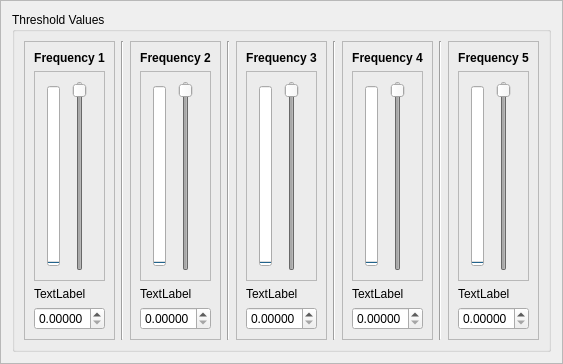
       <widget class="QFrame" name="frame_14">
        <property name="maximumSize">
         <size>
          <width>550</width>
          <height>16777215</height>
         </size>
        </property>
        <property name="frameShape">
         <enum>QFrame::StyledPanel</enum>
        </property>
        <property name="frameShadow">
         <enum>QFrame::Raised</enum>
        </property>
        <layout class="QGridLayout" name="gridLayout_18">
         <item row="0" column="0">
          <widget class="QGroupBox" name="m_GroupBox_Threshold">
           <property name="sizePolicy">
            <sizepolicy hsizetype="Fixed" vsizetype="Fixed">
             <horstretch>0</horstretch>
             <verstretch>0</verstretch>
            </sizepolicy>
           </property>
           <property name="title">
            <string>Threshold Values</string>
           </property>
           <layout class="QHBoxLayout" name="horizontalLayout_9">
            <item>
             <widget class="QFrame" name="frame">
              <property name="frameShape">
               <enum>QFrame::StyledPanel</enum>
              </property>
              <property name="frameShadow">
               <enum>QFrame::Raised</enum>
              </property>
              <layout class="QGridLayout" name="gridLayout_7">
               <item row="0" column="0">
                <widget class="QLabel" name="m_Label_Frequency1">
                 <property name="sizePolicy">
                  <sizepolicy hsizetype="Expanding" vsizetype="Preferred">
                   <horstretch>0</horstretch>
                   <verstretch>0</verstretch>
                  </sizepolicy>
                 </property>
                 <property name="font">
                  <font>
                   <weight>75</weight>
                   <bold>true</bold>
                  </font>
                 </property>
                 <property name="text">
                  <string>Frequency 1</string>
                 </property>
                 <property name="alignment">
                  <set>Qt::AlignCenter</set>
                 </property>
                </widget>
               </item>
               <item row="3" column="0">
                <widget class="QDoubleSpinBox" name="m_DoubleSpinBox_Threshold1">
                 <property name="decimals">
                  <number>5</number>
                 </property>
                 <property name="maximum">
                  <double>1.000000000000000</double>
                 </property>
                 <property name="singleStep">
                  <double>0.001000000000000</double>
                 </property>
                </widget>
               </item>
               <item row="1" column="0">
                <widget class="QFrame" name="frame_2">
                 <property name="frameShape">
                  <enum>QFrame::StyledPanel</enum>
                 </property>
                 <property name="frameShadow">
                  <enum>QFrame::Raised</enum>
                 </property>
                 <layout class="QGridLayout" name="gridLayout_5">
                  <item row="1" column="2">
                   <widget class="QSlider" name="m_VerticalSlider_Threshold1">
                    <property name="enabled">
                     <bool>false</bool>
                    </property>
                    <property name="sizePolicy">
                     <sizepolicy hsizetype="Fixed" vsizetype="Fixed">
                      <horstretch>0</horstretch>
                      <verstretch>0</verstretch>
                     </sizepolicy>
                    </property>
                    <property name="minimumSize">
                     <size>
                      <width>21</width>
                      <height>190</height>
                     </size>
                    </property>
                    <property name="maximumSize">
                     <size>
                      <width>21</width>
                      <height>190</height>
                     </size>
                    </property>
                    <property name="maximum">
                     <number>100</number>
                    </property>
                    <property name="value">
                     <number>99</number>
                    </property>
                    <property name="orientation">
                     <enum>Qt::Vertical</enum>
                    </property>
                   </widget>
                  </item>
                  <item row="1" column="0">
                   <widget class="QProgressBar" name="m_ProgressBar_Threshold1">
                    <property name="minimumSize">
                     <size>
                      <width>13</width>
                      <height>180</height>
                     </size>
                    </property>
                    <property name="maximumSize">
                     <size>
                      <width>13</width>
                      <height>180</height>
                     </size>
                    </property>
                    <property name="minimum">
                     <number>0</number>
                    </property>
                    <property name="maximum">
                     <number>100</number>
                    </property>
                    <property name="value">
                     <number>0</number>
                    </property>
                    <property name="textVisible">
                     <bool>false</bool>
                    </property>
                    <property name="orientation">
                     <enum>Qt::Vertical</enum>
                    </property>
                    <property name="invertedAppearance">
                     <bool>false</bool>
                    </property>
                   </widget>
                  </item>
                 </layout>
                </widget>
               </item>
               <item row="2" column="0">
                <widget class="QLabel" name="m_Label_SSVEP1">
                 <property name="text">
                  <string>TextLabel</string>
                 </property>
                </widget>
               </item>
              </layout>
             </widget>
            </item>
            <item>
             <widget class="Line" name="m_Line">
              <property name="orientation">
               <enum>Qt::Vertical</enum>
              </property>
             </widget>
            </item>
            <item>
             <widget class="QFrame" name="frame_3">
              <property name="frameShape">
               <enum>QFrame::StyledPanel</enum>
              </property>
              <property name="frameShadow">
               <enum>QFrame::Raised</enum>
              </property>
              <layout class="QGridLayout" name="gridLayout_8">
               <item row="1" column="0">
                <widget class="QFrame" name="frame_4">
                 <property name="frameShape">
                  <enum>QFrame::StyledPanel</enum>
                 </property>
                 <property name="frameShadow">
                  <enum>QFrame::Raised</enum>
                 </property>
                 <layout class="QHBoxLayout" name="horizontalLayout_5">
                  <item>
                   <widget class="QProgressBar" name="m_ProgressBar_Threshold2">
                    <property name="minimumSize">
                     <size>
                      <width>13</width>
                      <height>180</height>
                     </size>
                    </property>
                    <property name="maximumSize">
                     <size>
                      <width>13</width>
                      <height>180</height>
                     </size>
                    </property>
                    <property name="minimum">
                     <number>0</number>
                    </property>
                    <property name="maximum">
                     <number>100</number>
                    </property>
                    <property name="value">
                     <number>0</number>
                    </property>
                    <property name="orientation">
                     <enum>Qt::Vertical</enum>
                    </property>
                    <property name="invertedAppearance">
                     <bool>false</bool>
                    </property>
                   </widget>
                  </item>
                  <item>
                   <widget class="QSlider" name="m_VerticalSlider_Threshold2">
                    <property name="enabled">
                     <bool>false</bool>
                    </property>
                    <property name="sizePolicy">
                     <sizepolicy hsizetype="Fixed" vsizetype="Fixed">
                      <horstretch>0</horstretch>
                      <verstretch>0</verstretch>
                     </sizepolicy>
                    </property>
                    <property name="minimumSize">
                     <size>
                      <width>21</width>
                      <height>190</height>
                     </size>
                    </property>
                    <property name="maximumSize">
                     <size>
                      <width>21</width>
                      <height>190</height>
                     </size>
                    </property>
                    <property name="maximum">
                     <number>100</number>
                    </property>
                    <property name="value">
                     <number>99</number>
                    </property>
                    <property name="orientation">
                     <enum>Qt::Vertical</enum>
                    </property>
                   </widget>
                  </item>
                 </layout>
                </widget>
               </item>
               <item row="0" column="0">
                <widget class="QLabel" name="m_Label_Frequency2">
                 <property name="font">
                  <font>
                   <weight>75</weight>
                   <bold>true</bold>
                  </font>
                 </property>
                 <property name="text">
                  <string>Frequency 2</string>
                 </property>
                 <property name="alignment">
                  <set>Qt::AlignCenter</set>
                 </property>
                </widget>
               </item>
               <item row="3" column="0">
                <widget class="QDoubleSpinBox" name="m_DoubleSpinBox_Threshold2">
                 <property name="decimals">
                  <number>5</number>
                 </property>
                 <property name="maximum">
                  <double>1.000000000000000</double>
                 </property>
                 <property name="singleStep">
                  <double>0.001000000000000</double>
                 </property>
                </widget>
               </item>
               <item row="2" column="0">
                <widget class="QLabel" name="m_Label_SSVEP2">
                 <property name="text">
                  <string>TextLabel</string>
                 </property>
                </widget>
               </item>
              </layout>
             </widget>
            </item>
            <item>
             <widget class="Line" name="m_Line_2">
              <property name="orientation">
               <enum>Qt::Vertical</enum>
              </property>
             </widget>
            </item>
            <item>
             <widget class="QFrame" name="frame_5">
              <property name="frameShape">
               <enum>QFrame::StyledPanel</enum>
              </property>
              <property name="frameShadow">
               <enum>QFrame::Raised</enum>
              </property>
              <layout class="QGridLayout" name="gridLayout_9">
               <item row="0" column="0">
                <widget class="QLabel" name="m_Label_Frequency3">
                 <property name="font">
                  <font>
                   <weight>75</weight>
                   <bold>true</bold>
                  </font>
                 </property>
                 <property name="text">
                  <string>Frequency 3</string>
                 </property>
                 <property name="alignment">
                  <set>Qt::AlignCenter</set>
                 </property>
                </widget>
               </item>
               <item row="3" column="0">
                <widget class="QDoubleSpinBox" name="m_DoubleSpinBox_Threshold3">
                 <property name="decimals">
                  <number>5</number>
                 </property>
                 <property name="maximum">
                  <double>1.000000000000000</double>
                 </property>
                 <property name="singleStep">
                  <double>0.001000000000000</double>
                 </property>
                </widget>
               </item>
               <item row="2" column="0">
                <widget class="QLabel" name="m_Label_SSVEP3">
                 <property name="text">
                  <string>TextLabel</string>
                 </property>
                </widget>
               </item>
               <item row="1" column="0">
                <widget class="QFrame" name="frame_6">
                 <property name="frameShape">
                  <enum>QFrame::StyledPanel</enum>
                 </property>
                 <property name="frameShadow">
                  <enum>QFrame::Raised</enum>
                 </property>
                 <layout class="QHBoxLayout" name="horizontalLayout_6">
                  <item>
                   <widget class="QProgressBar" name="m_ProgressBar_Threshold3">
                    <property name="minimumSize">
                     <size>
                      <width>13</width>
                      <height>180</height>
                     </size>
                    </property>
                    <property name="maximumSize">
                     <size>
                      <width>13</width>
                      <height>180</height>
                     </size>
                    </property>
                    <property name="minimum">
                     <number>0</number>
                    </property>
                    <property name="maximum">
                     <number>100</number>
                    </property>
                    <property name="value">
                     <number>0</number>
                    </property>
                    <property name="orientation">
                     <enum>Qt::Vertical</enum>
                    </property>
                    <property name="invertedAppearance">
                     <bool>false</bool>
                    </property>
                   </widget>
                  </item>
                  <item>
                   <widget class="QSlider" name="m_VerticalSlider_Threshold3">
                    <property name="enabled">
                     <bool>false</bool>
                    </property>
                    <property name="sizePolicy">
                     <sizepolicy hsizetype="Fixed" vsizetype="Fixed">
                      <horstretch>0</horstretch>
                      <verstretch>0</verstretch>
                     </sizepolicy>
                    </property>
                    <property name="minimumSize">
                     <size>
                      <width>21</width>
                      <height>190</height>
                     </size>
                    </property>
                    <property name="maximumSize">
                     <size>
                      <width>21</width>
                      <height>190</height>
                     </size>
                    </property>
                    <property name="maximum">
                     <number>100</number>
                    </property>
                    <property name="value">
                     <number>99</number>
                    </property>
                    <property name="orientation">
                     <enum>Qt::Vertical</enum>
                    </property>
                   </widget>
                  </item>
                 </layout>
                </widget>
               </item>
              </layout>
             </widget>
            </item>
            <item>
             <widget class="Line" name="m_Line_3">
              <property name="orientation">
               <enum>Qt::Vertical</enum>
              </property>
             </widget>
            </item>
            <item>
             <widget class="QFrame" name="frame_7">
              <property name="frameShape">
               <enum>QFrame::StyledPanel</enum>
              </property>
              <property name="frameShadow">
               <enum>QFrame::Raised</enum>
              </property>
              <layout class="QGridLayout" name="gridLayout_10">
               <item row="0" column="0">
                <widget class="QLabel" name="m_Label_Frequency4">
                 <property name="font">
                  <font>
                   <weight>75</weight>
                   <bold>true</bold>
                  </font>
                 </property>
                 <property name="text">
                  <string>Frequency 4</string>
                 </property>
                 <property name="alignment">
                  <set>Qt::AlignCenter</set>
                 </property>
                </widget>
               </item>
               <item row="1" column="0">
                <widget class="QFrame" name="frame_8">
                 <property name="frameShape">
                  <enum>QFrame::StyledPanel</enum>
                 </property>
                 <property name="frameShadow">
                  <enum>QFrame::Raised</enum>
                 </property>
                 <layout class="QHBoxLayout" name="horizontalLayout_7">
                  <item>
                   <widget class="QProgressBar" name="m_ProgressBar_Threshold4">
                    <property name="minimumSize">
                     <size>
                      <width>13</width>
                      <height>180</height>
                     </size>
                    </property>
                    <property name="maximumSize">
                     <size>
                      <width>13</width>
                      <height>180</height>
                     </size>
                    </property>
                    <property name="minimum">
                     <number>0</number>
                    </property>
                    <property name="maximum">
                     <number>100</number>
                    </property>
                    <property name="value">
                     <number>0</number>
                    </property>
                    <property name="orientation">
                     <enum>Qt::Vertical</enum>
                    </property>
                    <property name="invertedAppearance">
                     <bool>false</bool>
                    </property>
                   </widget>
                  </item>
                  <item>
                   <widget class="QSlider" name="m_VerticalSlider_Threshold4">
                    <property name="enabled">
                     <bool>false</bool>
                    </property>
                    <property name="sizePolicy">
                     <sizepolicy hsizetype="Fixed" vsizetype="Fixed">
                      <horstretch>0</horstretch>
                      <verstretch>0</verstretch>
                     </sizepolicy>
                    </property>
                    <property name="minimumSize">
                     <size>
                      <width>21</width>
                      <height>190</height>
                     </size>
                    </property>
                    <property name="maximumSize">
                     <size>
                      <width>21</width>
                      <height>190</height>
                     </size>
                    </property>
                    <property name="maximum">
                     <number>100</number>
                    </property>
                    <property name="value">
                     <number>99</number>
                    </property>
                    <property name="orientation">
                     <enum>Qt::Vertical</enum>
                    </property>
                   </widget>
                  </item>
                 </layout>
                </widget>
               </item>
               <item row="3" column="0">
                <widget class="QDoubleSpinBox" name="m_DoubleSpinBox_Threshold4">
                 <property name="decimals">
                  <number>5</number>
                 </property>
                 <property name="maximum">
                  <double>1.000000000000000</double>
                 </property>
                 <property name="singleStep">
                  <double>0.001000000000000</double>
                 </property>
                </widget>
               </item>
               <item row="2" column="0">
                <widget class="QLabel" name="m_Label_SSVEP4">
                 <property name="text">
                  <string>TextLabel</string>
                 </property>
                </widget>
               </item>
              </layout>
             </widget>
            </item>
            <item>
             <widget class="Line" name="m_Line_4">
              <property name="orientation">
               <enum>Qt::Vertical</enum>
              </property>
             </widget>
            </item>
            <item>
             <widget class="QFrame" name="frame_9">
              <property name="frameShape">
               <enum>QFrame::StyledPanel</enum>
              </property>
              <property name="frameShadow">
               <enum>QFrame::Raised</enum>
              </property>
              <layout class="QGridLayout" name="gridLayout_11">
               <item row="0" column="0">
                <widget class="QLabel" name="m_Label_Frequency5">
                 <property name="font">
                  <font>
                   <weight>75</weight>
                   <bold>true</bold>
                  </font>
                 </property>
                 <property name="text">
                  <string>Frequency 5</string>
                 </property>
                 <property name="alignment">
                  <set>Qt::AlignCenter</set>
                 </property>
                </widget>
               </item>
               <item row="1" column="0">
                <widget class="QFrame" name="frame_10">
                 <property name="frameShape">
                  <enum>QFrame::StyledPanel</enum>
                 </property>
                 <property name="frameShadow">
                  <enum>QFrame::Raised</enum>
                 </property>
                 <layout class="QHBoxLayout" name="horizontalLayout_8">
                  <item>
                   <widget class="QProgressBar" name="m_ProgressBar_Threshold5">
                    <property name="minimumSize">
                     <size>
                      <width>13</width>
                      <height>180</height>
                     </size>
                    </property>
                    <property name="maximumSize">
                     <size>
                      <width>13</width>
                      <height>180</height>
                     </size>
                    </property>
                    <property name="minimum">
                     <number>0</number>
                    </property>
                    <property name="maximum">
                     <number>100</number>
                    </property>
                    <property name="value">
                     <number>0</number>
                    </property>
                    <property name="orientation">
                     <enum>Qt::Vertical</enum>
                    </property>
                    <property name="invertedAppearance">
                     <bool>false</bool>
                    </property>
                   </widget>
                  </item>
                  <item>
                   <widget class="QSlider" name="m_VerticalSlider_Threshold5">
                    <property name="enabled">
                     <bool>false</bool>
                    </property>
                    <property name="sizePolicy">
                     <sizepolicy hsizetype="Fixed" vsizetype="Fixed">
                      <horstretch>0</horstretch>
                      <verstretch>0</verstretch>
                     </sizepolicy>
                    </property>
                    <property name="minimumSize">
                     <size>
                      <width>21</width>
                      <height>190</height>
                     </size>
                    </property>
                    <property name="maximumSize">
                     <size>
                      <width>21</width>
                      <height>190</height>
                     </size>
                    </property>
                    <property name="maximum">
                     <number>100</number>
                    </property>
                    <property name="value">
                     <number>99</number>
                    </property>
                    <property name="orientation">
                     <enum>Qt::Vertical</enum>
                    </property>
                   </widget>
                  </item>
                 </layout>
                </widget>
               </item>
               <item row="3" column="0">
                <widget class="QDoubleSpinBox" name="m_DoubleSpinBox_Threshold5">
                 <property name="decimals">
                  <number>5</number>
                 </property>
                 <property name="maximum">
                  <double>1.000000000000000</double>
                 </property>
                 <property name="singleStep">
                  <double>0.001000000000000</double>
                 </property>
                </widget>
               </item>
               <item row="2" column="0">
                <widget class="QLabel" name="m_Label_SSVEP5">
                 <property name="text">
                  <string>TextLabel</string>
                 </property>
                </widget>
               </item>
              </layout>
             </widget>
            </item>
           </layout>
          </widget>
         </item>
         <item row="0" column="1">
          <spacer name="horizontalSpacer_4">
           <property name="orientation">
            <enum>Qt::Horizontal</enum>
           </property>
           <property name="sizeHint" stdset="0">
            <size>
             <width>40</width>
             <height>20</height>
            </size>
           </property>
          </spacer>
         </item>
        </layout>
       </widget>
